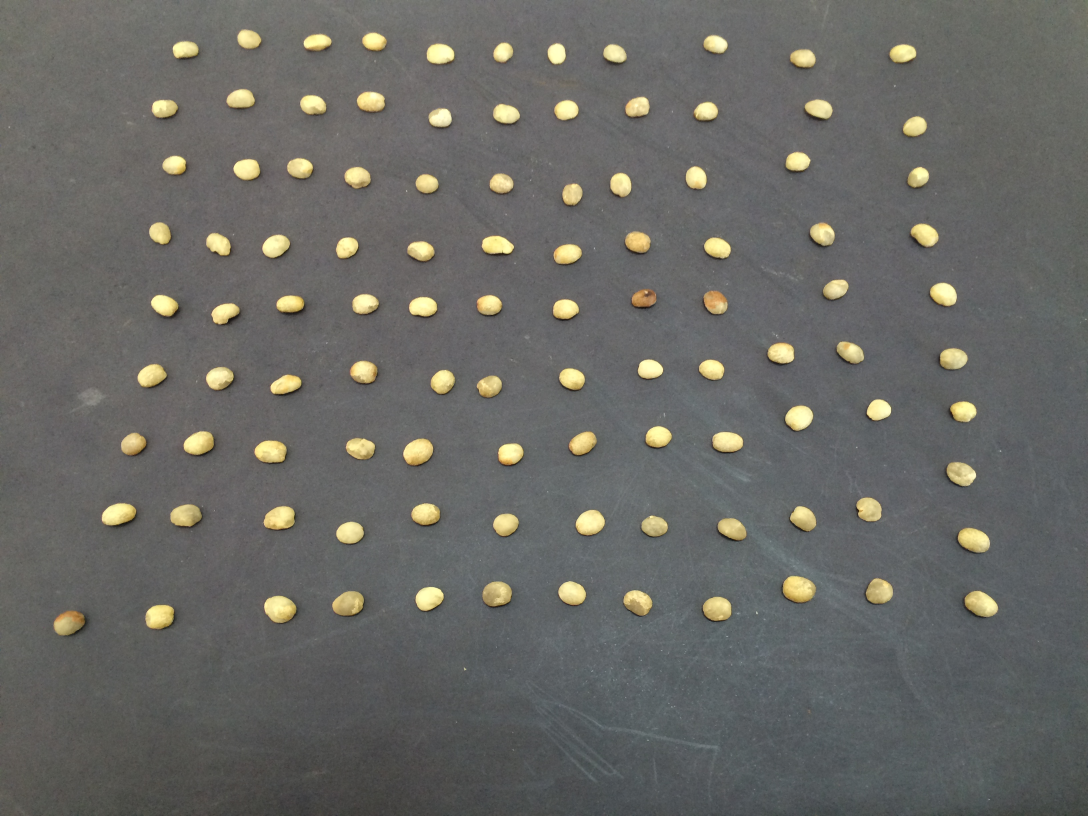
#> input picture imagens/naoprocessados/bons/IMG_1810.JPG, 3264 x 2448 px (shown at 1/3 size); its folder holds only this picture in this run
$ python 'Amostra_De_Engenharia_Classificação.py'   (older library calls are emulated)
#> lines starting #> are read from the running program, lines starting #| are printed output that depends on the picture; after the words box and inside, x2 and y2 are one past the last pixel; in counts of white or black regions, pixels touching at a corner belong together
### lib.py
import cv2
import numpy as np
cases = {'quebrados' : 0, 'bons' : 1, 'sujeira' : -1, 0 : 'quebrados', 1 : 'bons', -1 : 'sujeira'}
configHSV = (open("config-hsv.txt", 'r').readlines())
#> (reads config-hsv.txt from the repository)
configHSVBorder = (open("config-hsv-borda.txt", 'r').readlines())
#> (reads config-hsv-borda.txt from the repository)
configCorte = int(open('config-corte.txt', "r").readlines()[0])
#> (reads config-corte.txt from the repository)
#> further down, imgs is the input picture: shape (2448, 3264, 3); mean B, G, R 100.9, 105, 105.2
def thresholdHSV(image):
	hsv = cv2.cvtColor(image,cv2.COLOR_BGR2HSV)
#> hsv: shape (2448, 3264, 3); mean H, S, V 63.1, 16.5, 107.6
	lower_hsv = np.array([int(configHSV[0]),int(configHSV[1]),int(configHSV[2])])
	upper_hsv = np.array([int(configHSV[3]),int(configHSV[4]),int(configHSV[5])])
	mask = cv2.inRange(hsv,lower_hsv, upper_hsv)
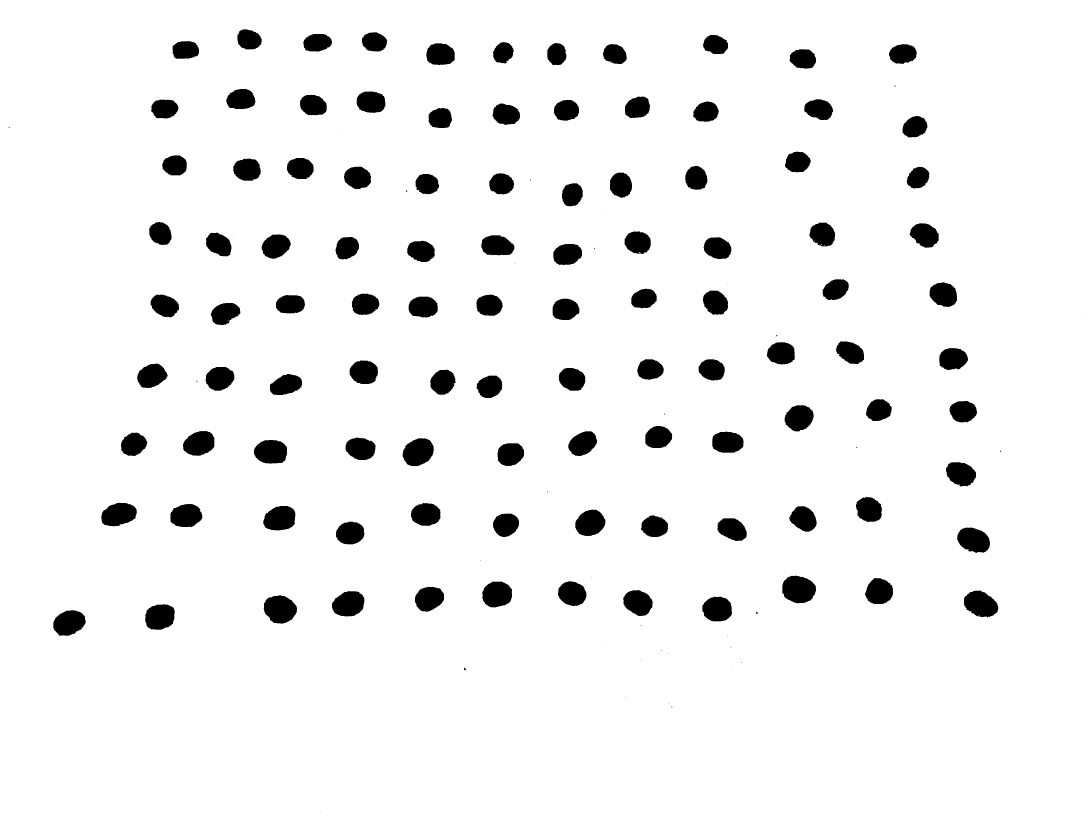
#> mask: shape (2448, 3264) (shown at 1/3 size); 94.3% white; 151 black regions (45 under 20 px), largest, box (x1, y1, x2, y2) and area: (2347, 1727, 2448, 1810) 6540, (791, 1786, 891, 1871) 6402, (2892, 1772, 2995, 1852) 5998
	mask = 255 - mask
	return(mask)

def separar(image):
	img = removeMask(image)
#> in removeMask, `return cv2.bitwise_and(image,image, mask = mask)`:
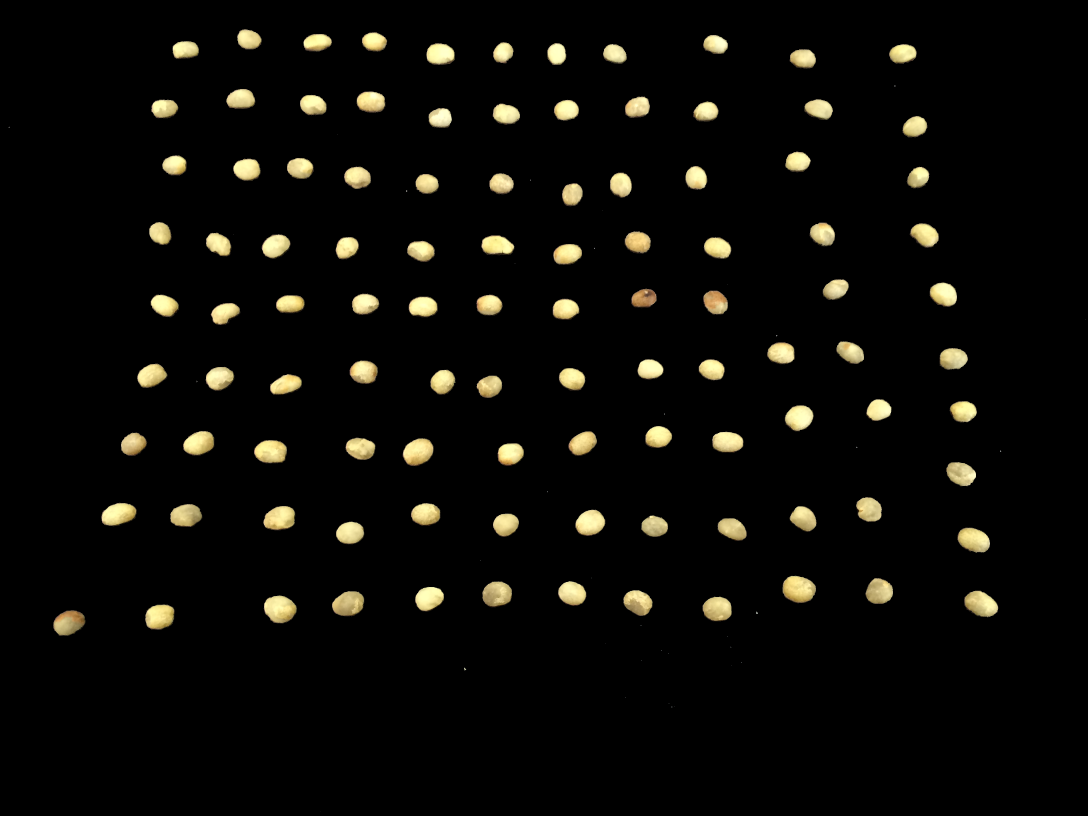
#> returned value: shape (2448, 3264, 3) (shown at 1/3 size); mean of channels 0, 1, 2 7.6, 11.2, 12.1; drawn as B, G, R
	img_th = thresholdHSVBorder(img)
#> in thresholdHSVBorder, `hsv = cv2.cvtColor(image,cv2.COLOR_BGR2HSV)`: hsv: shape (2448, 3264, 3); mean H, S, V 1.3, 5.6, 12.1
#> in thresholdHSVBorder, `mask = cv2.inRange(hsv,lower_hsv, upper_hsv)`: mask: shape (2448, 3264); 94.7% white; 163 black regions (57 under 20 px), largest, box (x1, y1, x2, y2) and area: (2348, 1728, 2448, 1808) 6227, (792, 1787, 889, 1869) 6039, (2894, 1772, 2995, 1851) 5627
	img = removeMask(img,img_th)
	img_gray = cv2.cvtColor(img,cv2.COLOR_BGR2GRAY)
	# noise removal
	kernel = np.ones((1,1),np.uint8)
	opening = cv2.morphologyEx(thresholdHSV(img),cv2.MORPH_OPEN,kernel, iterations = 1)
#> in thresholdHSV (call 2), `hsv = cv2.cvtColor(image,cv2.COLOR_BGR2HSV)`: hsv: shape (2448, 3264, 3); mean H, S, V 1.3, 5.1, 11.8
	# sure background area
	sure_bg = cv2.dilate(opening,kernel,iterations=3)
	# Finding sure foreground area
	dist_transform = cv2.distanceTransform(opening,cv2.DIST_L2,5)
	ret, sure_fg = cv2.threshold(dist_transform,0.15*dist_transform.max(),255,0)
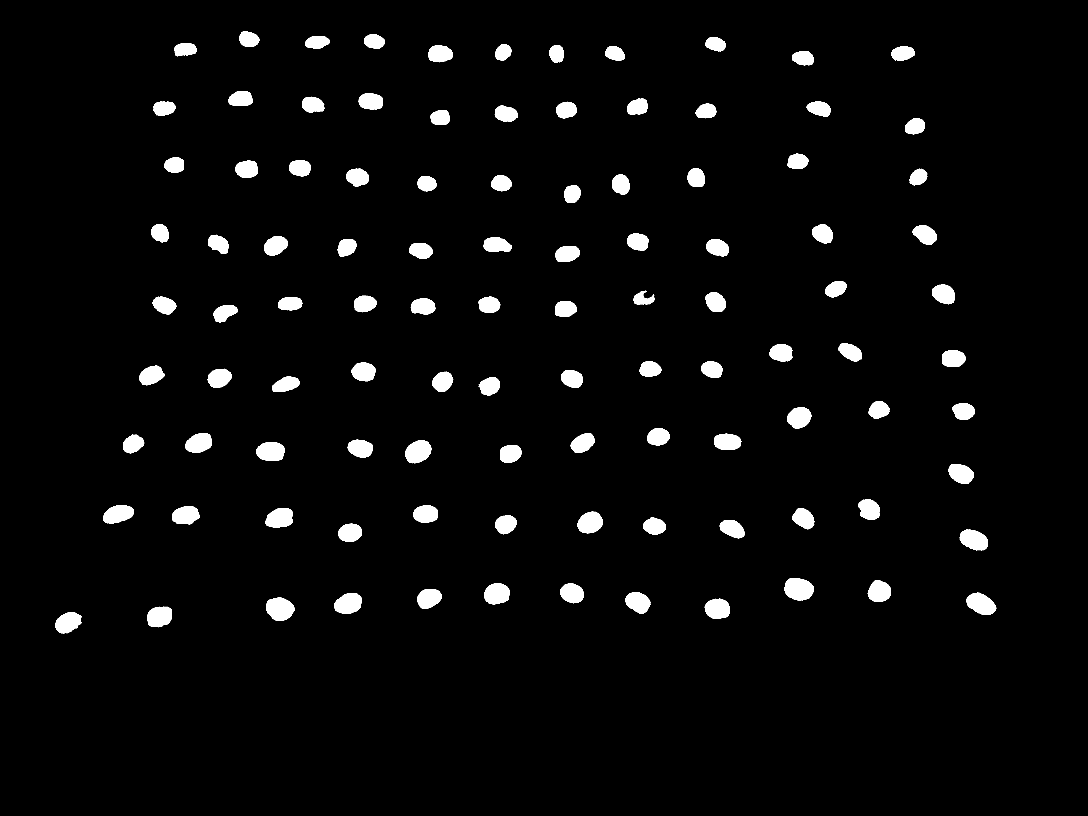
#> sure_fg: shape (2448, 3264) float32 (shown at 1/3 size); 3.6% white; 104 white regions, largest, box (x1, y1, x2, y2) and area: (2354, 1734, 2442, 1801) 4640, (798, 1793, 883, 1863) 4492, (2900, 1778, 2989, 1845) 4090
#> ret = 6
	# Finding unknown region
	sure_fg = np.uint8(sure_fg)
	unknown = cv2.subtract(sure_bg,sure_fg)
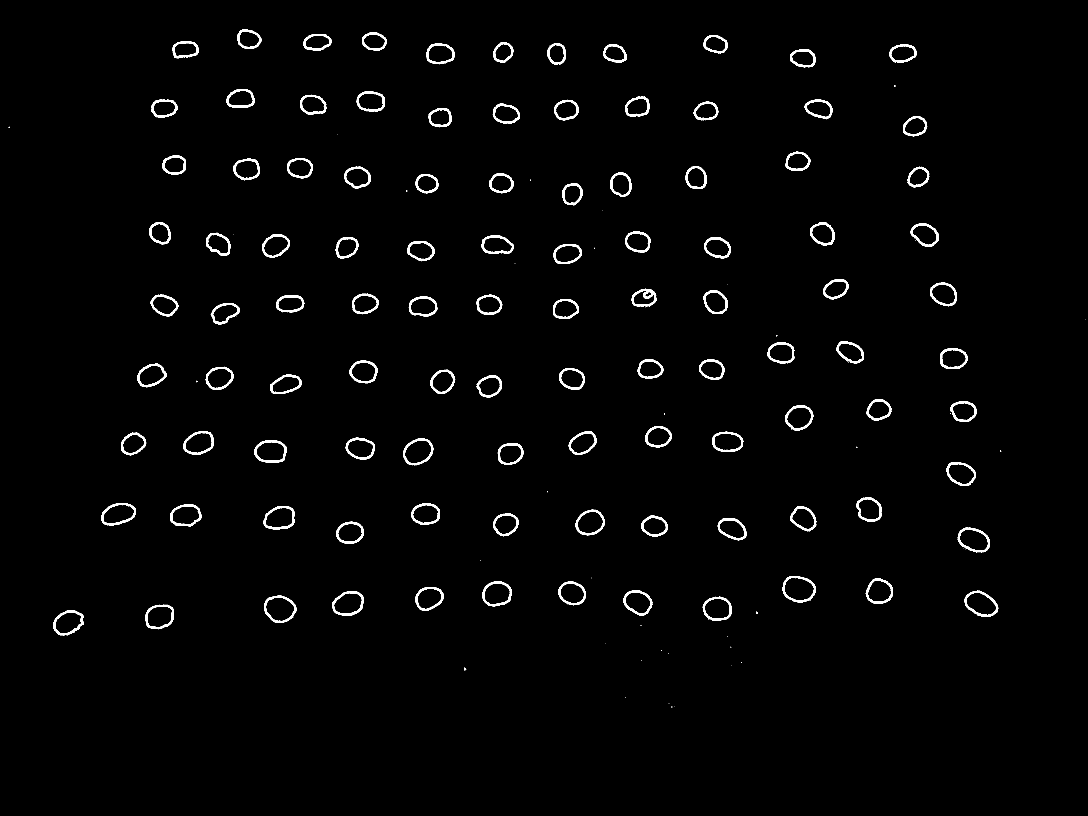
#> unknown: shape (2448, 3264) (shown at 1/3 size); 1.7% white; 163 white regions (57 under 20 px)
	return unknown
def thresholdHSVBorder(image):
	hsv = cv2.cvtColor(image,cv2.COLOR_BGR2HSV)
	lower_hsv = np.array([int(configHSVBorder[0]),int(configHSVBorder[1]),int(configHSVBorder[2])])
	upper_hsv = np.array([int(configHSVBorder[3]),int(configHSVBorder[4]),int(configHSVBorder[5])])
	mask = cv2.inRange(hsv,lower_hsv, upper_hsv)
	mask = 255 - mask
	return(mask)
def removeMask(image, mask = np.array((0))):
	mask = thresholdHSV(image) if not mask.any() else mask
	return cv2.bitwise_and(image,image, mask = mask)

# [57 lines left out: functions getAreaMinRec, getAreaMinElipse, getAreaMinCircle, calcAreaPercentage, distanciaMaiorDefeito, not called in this run]

### classificacao.py
from __future__ import print_function
import cv2
import numpy as np
from glob import glob
import gp
import re
import neurolab as nl
import lib
numATTR = 7
histograma = 0


# [55 lines left out: functions intervalo, getValues, getImages, trainFANN, createFANN, not called in this run]

def predictSingleImage(image, network = "semhistograma.net"):
	net = nl.load(network)
	predict = net.sim(np.array([getValues(image)]))
	return(round(predict[0][0]))

### Amostra_De_Engenharia_Classificação.py
import classificacao
import lib
import cv2
import debug
from glob import glob
# imagens = glob('./cafe/*.JPG')
imagens = glob('./imagens/naoprocessados/*/*.JPG')
config = open('config-corte.txt', "r").readlines()
cv2.namedWindow('Result',cv2.WINDOW_NORMAL)
cv2.namedWindow('Resultado',cv2.WINDOW_NORMAL)
cv2.namedWindow('Corte',cv2.WINDOW_NORMAL)
cv2.namedWindow('Menor Circulo',cv2.WINDOW_NORMAL)
cv2.namedWindow('Menor Elipse',cv2.WINDOW_NORMAL)
cv2.namedWindow('Menor Retangulo',cv2.WINDOW_NORMAL)
cv2.namedWindow('Defeitos',cv2.WINDOW_NORMAL)
config = config[0] if int(config[0]) else 0
cases = {1.0 : [0,255,0], 0. : [255,0,0], -1.: [0,0,255]}
cont = 1
while ( cont == 1 ):
	for i in imagens:
		imgs = cv2.imread(i)
		r = imgs.copy()
		separado = lib.separar(imgs)
		im = lib.removeMask(imgs)
		_,contours,b = cv2.findContours(separado,cv2.RETR_EXTERNAL,cv2.CHAIN_APPROX_SIMPLE)
#> contours = 163 contours, 58 with area under 20; largest, box (x1, y1, x2, y2) and area: (2348, 1728, 2448, 1808) 6093, (792, 1787, 889, 1869) 5910, (2894, 1772, 2995, 1851) 5498, (1209, 1315, 1300, 1396) 5424, (996, 1773, 1092, 1847) 5299; b = 163 rows, first 6: [1, -1, -1, -1], [2, 0, -1, -1], [3, 1, -1, -1], [4, 2, -1, -1], [5, 3, -1, -1], [6, 4, -1, -1]
		limit = cv2.getTrackbarPos('limit','Result')
		for cnt in contours:
			if(cv2.contourArea(cnt) > int(config)):
				x,y,w,h = cv2.boundingRect(cnt)
				if(x-10 > 0 and y-10 > 0 and h+10 < r.shape[:2][0] and w+10 < r.shape[:2][1]):
					y -= 10
					x -= 10
					h += 10
					w += 10
				roi=imgs[y:y+h,x:x+w]
#> (the run stopped early here; a loop or call above may not have finished)
